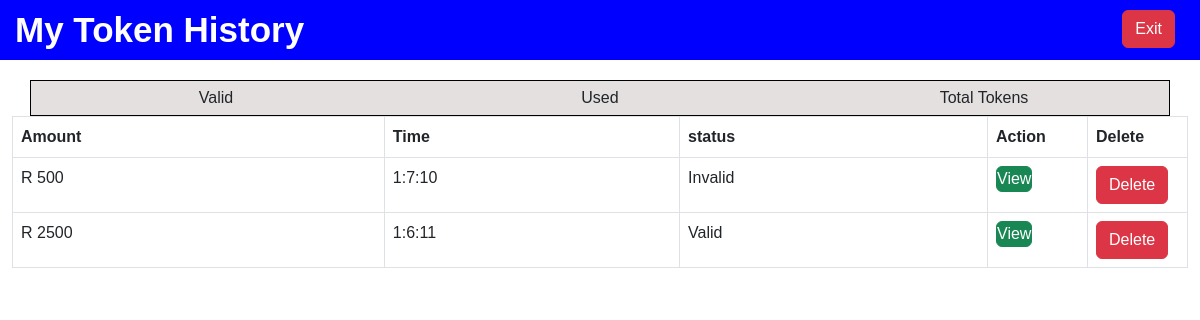
Page /my_paycodes (signed in) on the committed database.
### app_models/accounts.py (models this page shows)
class Recharge_Tokens(db.Model):
    id = db.Column(db.Integer, primary_key=True)
    token = db.Column(db.Integer, unique=True)
    sender_name = db.Column(db.String(100))
    currency = db.Column(db.String(100))
    currency_symbol = db.Column(db.String(5))
    value = db.Column(db.Integer)
    status = db.Column(db.String(50))
    created_date = db.Column(db.Date)
    created_time = db.Column(db.Time)
    user_id = db.Column(db.ForeignKey("user.id"), nullable=False)

### app.py (the view)
@app.route("/my_paycodes")
@login_required
def my_paycodes():
    page_name = 'My Token History'
    user_id = current_user.id
    account = Accounts.query.get(user_id)
    sender_name = account.account_name
    tokens = Recharge_Tokens.query.filter_by(user_id=user_id,).order_by(
        Recharge_Tokens.created_date.desc(),
        Recharge_Tokens.created_time.desc()
    ).all()
    return render_template("funds/my_paycodes.html", tokens=tokens,page_name=page_name,sender_name=sender_name)

### app.py (called while the page is built)
@login_manager.user_loader
def load_user(user_id):
    return User.query.get(int(user_id))

### templates/funds/my_paycodes.html (shortened to what this page needs)
{% extends  'layouts/statements.html' %}
{% block content %}
<div class="container">
    <div class="row">
        <div class="col">Valid {{ valid_codes }}</div>
        <div class="col">Used {{used_codes }}</div>
        <div class="col">Total Tokens {{total_codes}}</div>
    </div>
</div>
<table class="table table-bordered">
    <thead>
        <tr>
            <th>Amount</th>
            <th>Time</th>
            <th>status</th>
            <th class="action">Action</th>
            <th class="action mobile">Delete</th>
        </tr>
    </thead>
    <tbody>
        {% if tokens %}
        {% for token in tokens %}
        <tr >
            <td class="{{balance}}" >{{ token.currency_symbol}} {{ token.value }}</td>
            <td>{{token.created_time.hour}}:{{token.created_time.minute}}:{{token.created_time.second}}</td>
            <td>{{ token.status|capitalize }}</td>
            <td >
                <form method="POST" action="/view_paycode">
                    <button type="submit" class="btn btn-success ">View</button>
                </form>
            </td>
            <td class="mobile">
                <form method="POST" action="{{ url_for('delete_token', token_id=token.id) }}">
                    {% if token.status == 'Valid' %}
                    <button type="submit" id="delete" class="btn btn-primary">Reverse</button>
                    {% else %}
                    <button type="submit" class="btn btn-danger ">Delete</button>
                    {% endif %}
                </form>
            </td>
        </tr>
        {% endfor %}
        {% endif %}
    </tbody>
            </table>
{% endblock %}

### static/custom/css/style.css (style rules this page uses)
* { padding: 0; margin: 0; }
body { font-family: Arial, sans-serif; margin: 0; padding: 0; }
.container { margin-top: 80px; padding: 5px; border: 1px solid black; text-align: center; background-color: rgb(228, 224, 224); }

### templates/funds/my_paycodes.html (style rules this page uses)
.action { width: 100px; }
.container { margin-top: 80px; }
.btn-success { padding: 0px; }

### rows in the picture
Recharge_Tokens: currency_symbol "R", value "500", created_time.hour "1", created_time.minute "7", created_time.second "10", status "Invalid", shows "Delete"
Recharge_Tokens: currency_symbol "R", value "2500", created_time.hour "1", created_time.minute "6", created_time.second "11", status "Valid", shows "Delete"

### other values in the picture
{{ page_name }} "My Token History"
